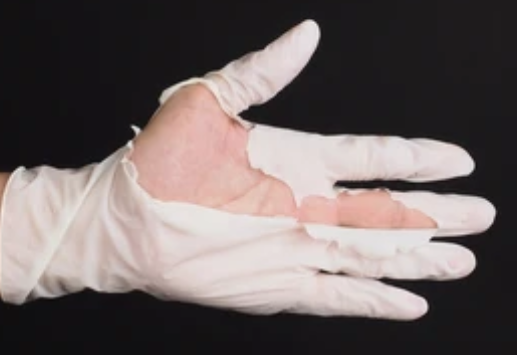
%> input picture Images/Torn/torn5.png, 517 x 355 px
$ octave --eval "detectTornGloves('Images/Torn/torn5.png');"   (GNU Octave 9; MATLAB toolbox functions it lacks are replaced by stand-ins)
%> lines starting %> are read from the running program, lines starting %| are printed output that depends on the picture; in (x1, y1, x2, y2) boxes, pixels count from 0 and x2, y2 are one past the last pixel; in counts of white or black regions, pixels touching at a corner belong together; the program's own positions count from 1
function detectTornGloves(input_img)
%> called with input_img = 'Images/Torn/torn5.png'
    % Load the image
    img = imread(input_img);
%> img is the input picture: size 355x517x3 uint8; mean R, G, B 109.9, 100, 99.2
    %img = imread('Images\Torn\torn5.png');

    % Convert the image to the YCbCr color space
    img_ycbcr = rgb2ycbcr(img);
%> img_ycbcr: size 355x517x3 uint8; mean of channels 1, 2, 3 104.4, 126.2, 132.4

    % Extract the Cb and Cr channels
    cb = img_ycbcr(:,:,2);
    cr = img_ycbcr(:,:,3);
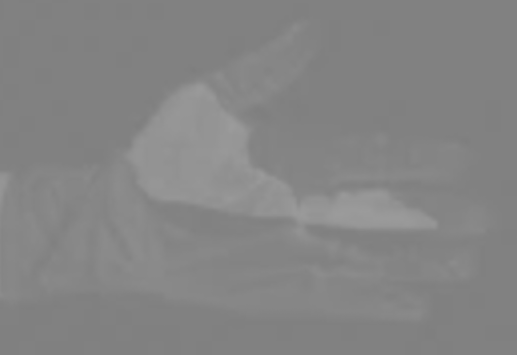
%> cr: size 355x517 uint8; min 126, max 155, mean 132.4

    % Define a skin color model in the YCbCr color space
    skin_model = cb >= 77 & cb <= 127 & cr >= 133 & cr <= 173;
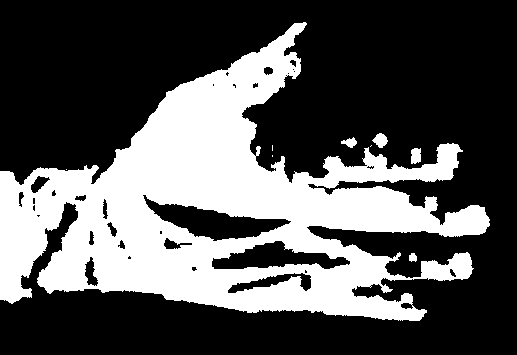
%> skin_model: size 355x517 logical; 33.7% white; 9 white regions (4 under 20 px), largest, box (x1, y1, x2, y2) and area: (0, 22, 490, 321) 61396, (372, 133, 388, 148) 149, (411, 148, 421, 164) 142, (341, 137, 357, 148) 99, (409, 253, 417, 262) 57

    % Use morphological opening to remove noise and smooth the image
    se = strel('disk', 5); % adjust structuring element size as needed
    skin_model = imopen(skin_model, se);
%> skin_model: size 355x517 logical; 32.5% white; 7 white regions, largest, box (x1, y1, x2, y2) and area: (0, 23, 489, 321) 55473, (322, 144, 459, 188) 2739, (421, 253, 472, 281) 942

    %Invert
    img_inv = imcomplement(skin_model);

    %Morphology
    se = strel('square', 20);
    image_dilated = imdilate(img_inv, se);
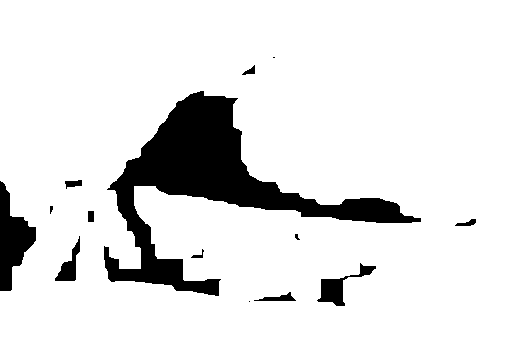
%> image_dilated: size 355x517 logical; 89.1% white; 14 black regions (4 under 20 px), largest, box (x1, y1, x2, y2) and area: (104, 91, 421, 296) 16232, (0, 181, 36, 291) 2035, (317, 263, 376, 306) 729
    se = strel('square', 10);
    image_eroded = imerode(img_inv, se);
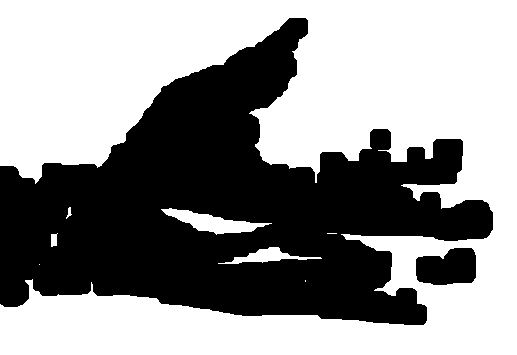
%> image_eroded: size 355x517 logical; 57.5% white; 2 black regions, box (x1, y1, x2, y2) and area: (0, 18, 493, 325) 76274, (416, 248, 476, 285) 1816

    %Find boundaries
    img_boundaries = image_dilated - image_eroded;
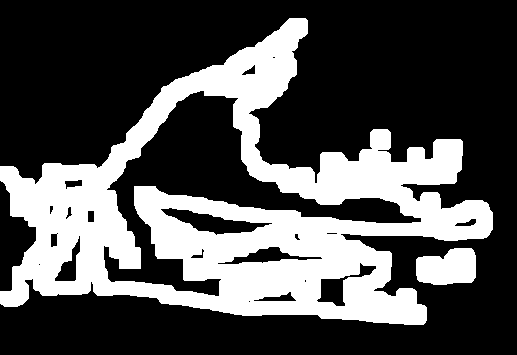
%> img_boundaries: size 355x517 double; values 0 (black) and 1 (white), 31.7% white; 2 white regions
    result = imoverlay(img, img_boundaries, [1 0 0]);
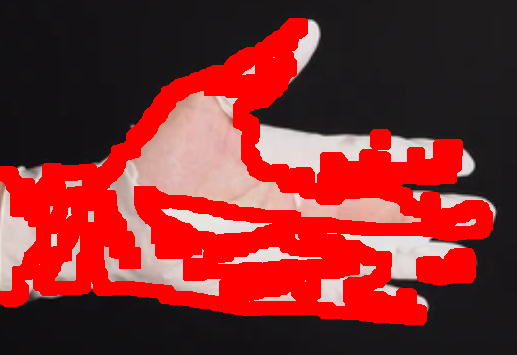
%> result: size 355x517x3 uint8; mean R, G, B 129.1, 43.1, 43.4

    %Find connecting points
    CC = bwconncomp(img_boundaries,8);
%> CC = 2 connected components

    % Use regionprops to compute the bounding box for each connected component
    stats = regionprops(CC, 'Area', 'BoundingBox');
%> stats = 2 regions; box (x1, y1, x2, y2) and Area: (0, 18, 493, 325) 56291, (416, 248, 476, 285) 1816

    max_area = 100000;
    min_area = 50;

    % Loop through each connected component and draw a bounding box around it
    figure; imshow(img), title('Result'); hold on;
    for i = 1:CC.NumObjects
        if stats(i).Area<max_area && stats(i).Area>min_area
            rectangle('Position', stats(i).BoundingBox, 'EdgeColor', 'magenta', 'LineWidth', 2);
        % Add a label to the bounding box
        text(stats(i).BoundingBox(1)-20, stats(i).BoundingBox(2)-50, sprintf("Torn", i), ...
            'FontSize', 14, 'Color', 'magenta');
        end
    end
%> this loop made 2 passes
%> `detectTornGloves('Images/Torn/torn5.png');`:
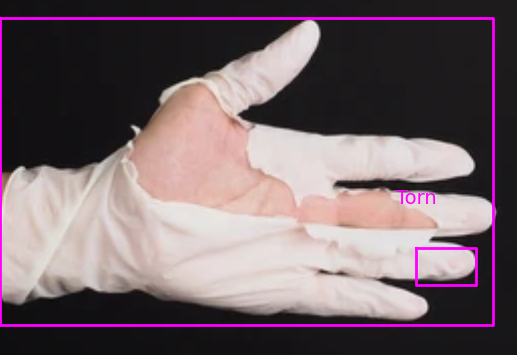
%> figure redrawn from the program's plot data; its title reads 'Result'
    hold off;
end

$ run again, on Images/Torn/torn1.png
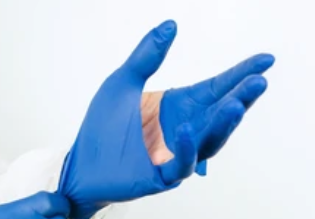
%> input picture Images/Torn/torn1.png, 315 x 219 px
%> in detectTornGloves, img is the input picture: size 219x315x3 uint8; mean R, G, B 180.4, 203.2, 228.5
%> img_ycbcr: size 219x315x3 uint8; mean of channels 1, 2, 3 187.2, 142.5, 116.2
%> in detectTornGloves, `skin_model = cb >= 77 & cb <= 127 & cr >= 133 & cr <= 173;`:
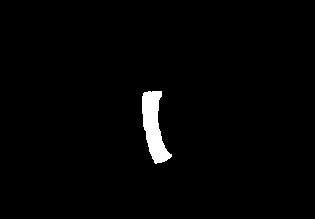
%> skin_model: size 219x315 logical; 1.7% white; 1 white region, box (x1, y1, x2, y2) and area: (142, 91, 172, 164) 1185
%> img_inv: size 219x315 logical; 98.3% white; 1 black region, box (x1, y1, x2, y2) and area: (142, 91, 170, 163) 1158
%> image_dilated: size 219x315 logical; every value is 1
%> image_eroded: size 219x315 logical; 96.9% white; 1 black region, box (x1, y1, x2, y2) and area: (137, 86, 174, 167) 2166
%> img_boundaries: size 219x315 double; values 0 (black) and 1 (white), 3.1% white; 1 white region
%> result: size 219x315x3 uint8; 3.14% of pixels changed, all inside (x1, y1, x2, y2) = (137, 86, 174, 167)
%> CC = 1 connected component
%> stats = 1 region; box (x1, y1, x2, y2) and Area: (137, 86, 174, 167) 2166
%> the loop in detectTornGloves, `for i = 1:CC.NumObjects` made 1 pass
%> `detectTornGloves('Images/Torn/torn5.png');`:
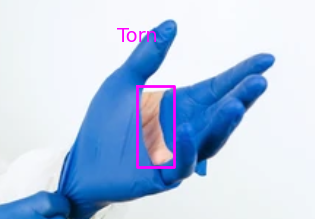
%> figure redrawn from the program's plot data; its title reads 'Result'

$ run again, on Images/Torn/torn2.png
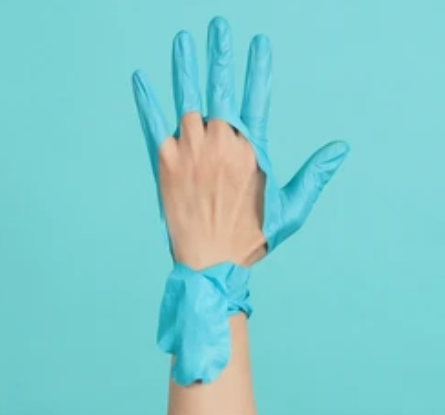
%> input picture Images/Torn/torn2.png, 445 x 415 px
%> in detectTornGloves, img is the input picture: size 415x445x3 uint8; mean R, G, B 128.4, 205.4, 205.8
%> img_ycbcr: size 415x445x3 uint8; mean of channels 1, 2, 3 172.7, 139.6, 94.2
%> in detectTornGloves, `skin_model = cb >= 77 & cb <= 127 & cr >= 133 & cr <= 173;`:
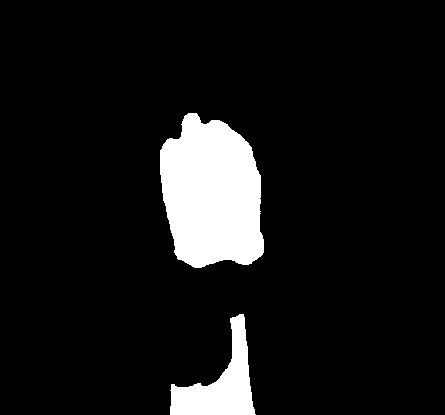
%> skin_model: size 415x445 logical; 8.8% white; 2 white regions, box (x1, y1, x2, y2) and area: (160, 113, 264, 268) 12561, (170, 314, 256, 415) 3758
%> img_inv: size 415x445 logical; 91.2% white; 2 black regions, box (x1, y1, x2, y2) and area: (160, 113, 264, 268) 12541, (170, 315, 255, 415) 3721
%> image_dilated: size 415x445 logical; 95% white; 2 black regions, box (x1, y1, x2, y2) and area: (170, 133, 254, 256) 7896, (181, 375, 244, 415) 1366
%> image_eroded: size 415x445 logical; 89.1% white; 2 black regions, box (x1, y1, x2, y2) and area: (155, 108, 268, 272) 15038, (165, 310, 259, 415) 5115
%> img_boundaries: size 415x445 double; values 0 (black) and 1 (white), 5.9% white; 2 white regions
%> result: size 415x445x3 uint8; 5.9% of pixels changed, all inside (x1, y1, x2, y2) = (155, 108, 268, 415)
%> CC = 2 connected components
%> stats = 2 regions; box (x1, y1, x2, y2) and Area: (155, 108, 268, 272) 7142, (165, 310, 259, 415) 3749
%> the loop in detectTornGloves, `for i = 1:CC.NumObjects` made 2 passes
%> `detectTornGloves('Images/Torn/torn5.png');`:
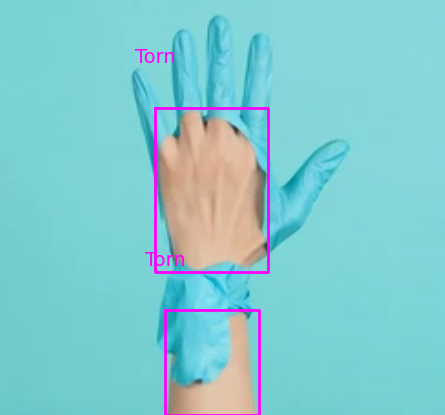
%> figure redrawn from the program's plot data; its title reads 'Result'

$ run again, on Images/Torn/torn3.png
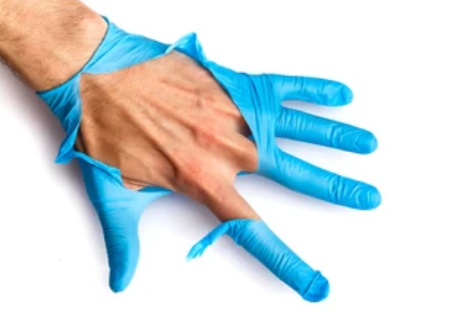
%> input picture Images/Torn/torn3.png, 459 x 325 px
%> in detectTornGloves, img is the input picture: size 325x459x3 uint8; mean R, G, B 205.3, 216.9, 219.8
%> img_ycbcr: size 325x459x3 uint8; mean of channels 1, 2, 3 199.6, 131, 122.7
%> img_inv: size 325x459 logical; 80.9% white; 2 black regions, box (x1, y1, x2, y2) and area: (77, 53, 258, 220) 19556, (0, 0, 106, 122) 8876
%> image_dilated: size 325x459 logical; 88.4% white; 2 black regions, box (x1, y1, x2, y2) and area: (90, 66, 247, 209) 11055, (0, 0, 93, 99) 6248
%> image_eroded: size 325x459 logical; 77.7% white; 1 black region, box (x1, y1, x2, y2) and area: (0, 0, 262, 224) 33328
%> img_boundaries: size 325x459 double; values 0 (black) and 1 (white), 10.7% white; 2 white regions
%> result: size 325x459x3 uint8; 10.74% of pixels changed, all inside (x1, y1, x2, y2) = (0, 0, 262, 224)
%> CC = 2 connected components
%> stats = 2 regions; box (x1, y1, x2, y2) and Area: (0, 0, 262, 224) 14785, (186, 119, 230, 155) 1240
%> the loop in detectTornGloves, `for i = 1:CC.NumObjects` made 2 passes
%> `detectTornGloves('Images/Torn/torn5.png');`:
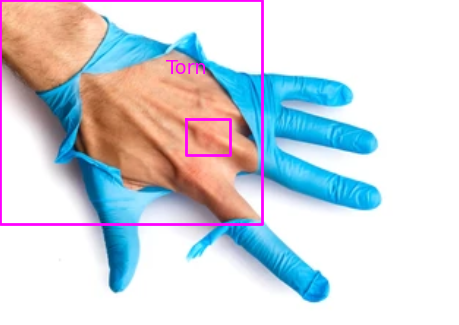
%> figure redrawn from the program's plot data; its title reads 'Result'
